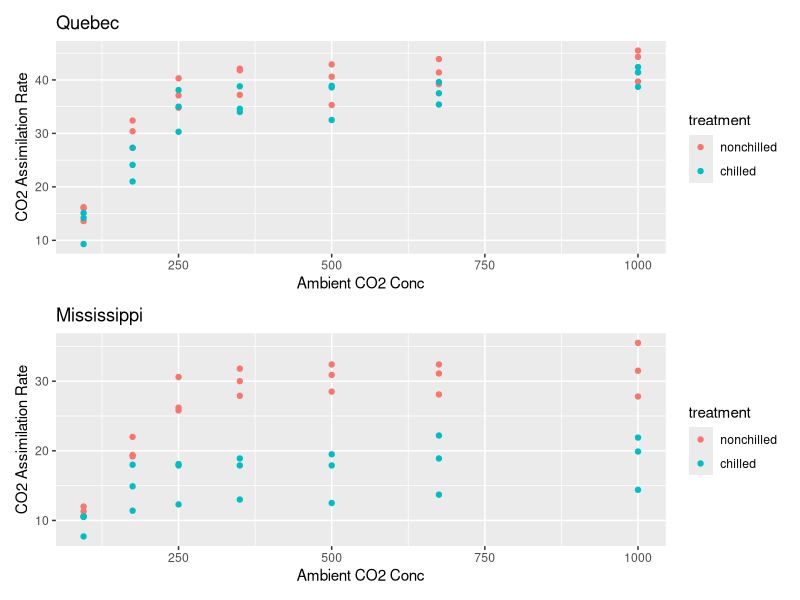

Source code (R):
# Submitting this assessment by the due date is worth 50 points.
# Each question is worth 5 points.
# Call suitable packages as needed.

library(tidyverse)

# CO2 dataset -------------------------------------------------------------

## DATA DESCRIPTION #######################################################

# The CO2 dataset in R records how grass plants from two origins, Quebec and
# Mississippi, respond to varying CO₂ concentrations and temperature treatments.

head(CO2)

# Each plant is identified by the `Plant` factor, with `Type` indicating its origin
# and `Treatment` showing whether it was chilled or nonchilled. `conc` gives the
# ambient CO₂ concentration (mL/L), and `uptake` measures the rate of CO₂
# assimilation (µmol/m²/sec). 

## DATA DESCRIPTION END ###################################################

# Q1
# CO2 dataframe is a base dataframe. Convert this to a class `tibble`
# then assign to `df_co2`

df_co2 <- tibble(CO2)

# Q2
# Convert column names to lowercase and reassign to `df_co2`

df_co2 <- df_co2 %>% 
  rename("plant" = "Plant",
         "type" = "Type",
         "treatment" = "Treatment")

# Q3
# Create scatter plots of CO₂ uptake versus ambient CO₂ concentration using `df_co2`.
# - The x-axis should represent ambient CO₂ concentration
# - The y-axis should represent CO₂ assimilation rate
# - Color the points by treatment.
# - Create separate panels for each plant type (Quebec vs Mississippi) and combine the plots.

df_quebec <- filter(df_co2, type == "Quebec")
df_mississippi <- filter(df_co2, type == "Mississippi")

gg1 <- ggplot(df_quebec,
       aes(x = conc,
           y = uptake,
           color = treatment)) +
  geom_point() +
  labs(title = "Quebec",
       x = "Ambient CO2 Conc",
       y = "CO2 Assimilation Rate")

gg2 <- ggplot(df_mississippi,
                  aes(x = conc,
                      y = uptake,
                      color = treatment)) +
  geom_point() +
  labs(title = "Mississippi",
       x = "Ambient CO2 Conc",
       y = "CO2 Assimilation Rate")

library(patchwork)
gg1 / gg2

# Q4
# The df_co2 dataset contains the following variables:
# - CO₂ assimilation rate
# - ambient CO₂ concentration
# - treatment: chilled vs nonchilled
# - type: plant origin (Quebec vs Mississippi)
# 
# Develop suitable statistical models to examine:
#   
# - The main effect of ambient CO₂ concentration (conc)
# - The main effect of treatment
# - The interaction between concentration and treatment
# 
# Fit these models separately for each plant origin.

m1 <- lm(uptake ~ conc,
   data = df_quebec)
m2 <- lm(uptake ~ treatment,
   df_quebec)
m3 <- lm(uptake ~ conc * treatment,
   data = df_quebec)

m4 <- lm(uptake ~ conc,
   data = df_mississippi)
m5 <- lm(uptake ~ treatment,
         data = df_mississippi)
m6 <- lm(uptake ~ conc * treatment,
   data = df_mississippi)

summary(m1)
summary(m2)
summary(m3)
summary(m4)
summary(m5)
summary(m6)

coef(m3)
coef(m6)

# Q5
# Based on the models fitted in Q4 for Quebec and Mississippi plants,
# describe how CO2 assimilation rate responded to ambient CO2
# concentration under different treatments (chilled vs non-chilled) 
# for each plant origin. Highlight the differences between Quebec and 
# Mississippi plants, and use the model results to support your answers.

# ENTER YOUR ANSWER HERE as COMMENT:
# (no coding required for this question)
##For Quebec plants: there was significant increase in CO2 assimilation with amb CO2 conc
##but was significantly reduced with chilled treatments (0.022). There was no significant
##effect with treatment(chilled/non) although chilled had a stronger negative effect on uptake.

##For Mississippi plants: am CO2 conc did significantly increase CO2 assimilation.Treatment (chilled/non)
##had significant effect on uptake with chilled treatmed having a more significent negative effect.

## The interaction between conc and treatment reduced CO2 assimilation in both Quebec and
##Mississippi plants as indicated by slopes, however there was only significance of the interaction found within
##Mississippi plants (p value 0.0482 vs Quebec interaction p value 0.852). 

# BCI data ----------------------------------------------------------------

## DATA DESCRIPTION #######################################################

# BCI dataset:
# run the following code to get data.
if(!require(vegan)) install.packages("vegan")
library(vegan)
data("BCI")
data("BCI.env")

# BCI dataset:
# The BCI dataset contains tree species abundance data from 50 1-hectare plots 
# on Barro Colorado Island (Panama). Each row represents a plot, and each 
# column represents a tree species. Entries are counts of individuals of each 
# species in that plot. This dataset is often used to study species richness, 
# community composition, and diversity patterns in tropical forests.

print(BCI)

# The following code transforms the BCI dataset from wide to long format. 
# Originally, each plot was a row and each species a column. 
# After the transformation, each row represents a single species in a 
# single plot, with columns indicating the plot (plot), species, and 
# the corresponding count.

cnm <- colnames(BCI)

df_bci <- BCI %>% 
  mutate(plot = paste0("p", str_pad(row_number(),
                                    width = 2, 
                                    pad = 0))) %>% 
  pivot_longer(cols = cnm[1]:cnm[length(cnm)], 
               names_to = "species", 
               values_to = "count")

# BCI.env dataset:
# This dataset contains environmental variables for the 50 plots in the BCI dataset.
# Key columns include:
# - UTM.EW, UTM.NS: spatial coordinates of each plot
# - Precipitation: mean annual rainfall (mm)
# - Elevation: plot elevation (m)
# - Age.cat: categorical forest age class
# - Geology: underlying geological formation type
# - Habitat: dominant habitat type in the plot
# - Stream: indicates presence of streamside (riparian) habitat
# - EnvHet: environmental heterogeneity (Simpson diversity of habitat subcells)
# These variables help explain variation in species composition and abundance 
# across plots and allow exploration of species–environment relationships.

print(BCI.env)

# The following code adds a new "plot" column.

df_env <- BCI.env %>% 
  mutate(plot = paste0("p", str_pad(row_number(),
                                    width = 2, 
                                    pad = 0))) %>% 
  relocate(plot)

## DATA DESCRIPTION END ####################################################

# Q6
# Convert column names of `df_env` to lowercase and reassign to `df_env`

df_env <- df_env %>% 
  rename("utm.ew" = "UTM.EW",
         "utm.ns" = "UTM.NS",
         "precipitation" = "Precipitation",
         "elevation" = "Elevation",
         "age.cat" = "Age.cat",
         "geology" = "Geology",
         "habitat" = "Habitat",
         "stream" = "Stream",
         "envhet" = "EnvHet")

# Q7
# In `df_env`, some environmental variables have no variation between plots
# (i.e., the same value for all plots). Identify these columns and remove them
# from the dataframe. Assign the resulting dataframe to `df_env_sub`.

df_env_sub <- df_env %>%
  select(-precipitation, -elevation, - age.cat, - geology)

# Q8
# Calculate summary statistics for each plot using `df_bci`.
# For each plot, compute:
# - n_sum: total count of all individuals across species
# - n1: count of the most dominant species (maximum count among species)
# - p: proportion of the most abundant species (n1 / n_sum)
# Assign the resulting dataframe to `df_n`.


df_n <- df_bci %>%
  group_by(plot) %>%
  summarize(n_sum = sum(count),
            n1 = max(count),
            p = n1 / n_sum) %>%
  ungroup()

# Q9
# Combine the summary data (`df_n`) with the environmental variables
# (`df_env_sub`) for each plot. Assign the resulting dataframe to `df_m`.

df_m <- left_join(x = df_env_sub,
          y = df_n,
          by = "plot")


# Q10
# Develop a statistical model to explain variation in the proportion of the dominant
# species in each plot. Use `EnvHet`, `Stream`, and `Habitat` as predictors.
# Fit a suitable statistical model to the data.
# Use model selection based on predictability (i.e., out-of-sample prediction) 
# rather than the goodness of fit, and report which variables are included in 
# the best predictive model as a comment.

var(df_m$p)

glm1 <- glm(formula = cbind(n1, n_sum - n1) ~ envhet + stream + habitat,
    data = df_m,
    family = "binomial")

summary(glm1)

glm2 <- glm(formula = cbind(n1, n_sum - n1) ~ envhet + stream,
            data = df_m,
            family = "binomial")


glm3 <- glm(formula = cbind(n1, n_sum - n1) ~ envhet + habitat,
            data = df_m,
            family = "binomial")


glm4 <- glm(formula = cbind(n1, n_sum - n1) ~ stream + habitat,
            data = df_m,
            family = "binomial")

summary(glm2)
summary(glm3)
summary(glm4)

AIC(glm1, glm2, glm3, glm4)
##variables for the best predictive model are envhet and habitat
